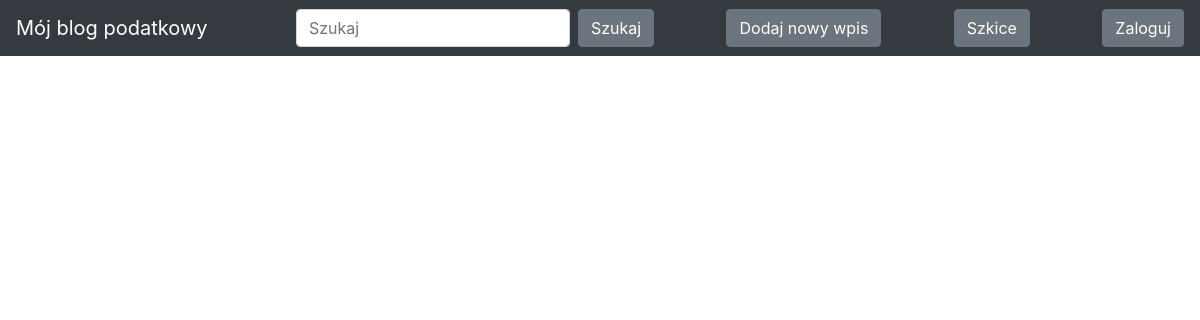
The page /?entry_id=6 on the database as committed earlier.
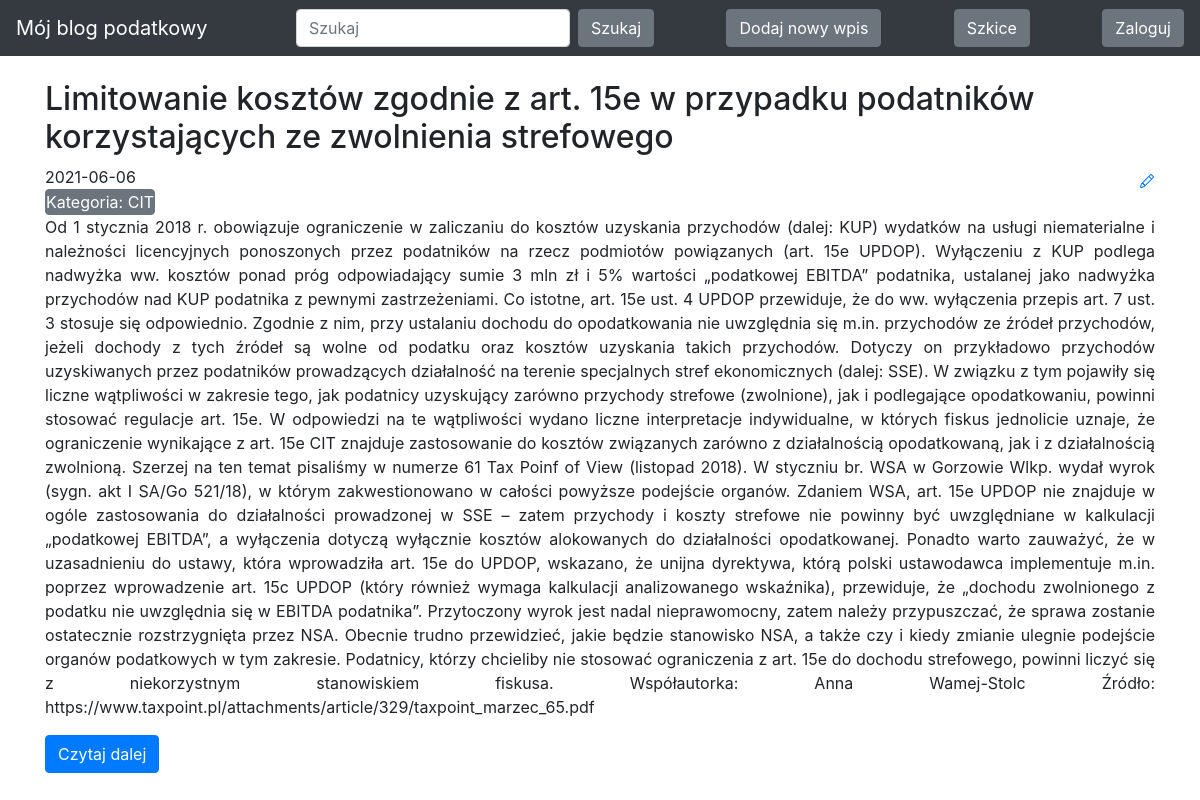
The same page on the database as committed later.
### blog/models.py (models this page shows)
class Entry(db.Model):
    id = db.Column(db.Integer, primary_key=True)
    title = db.Column(db.String(80), nullable=False)
    body = db.Column(db.Text, nullable=False)
    pub_date = db.Column(db.DateTime, nullable=False,
                         default=datetime.datetime.utcnow)
    is_published = db.Column(db.Boolean, default=False)
    category = db.Column(db.String(80), nullable=False)

### blog/routes.py (the view)
@app.route("/")
def index():
    search = request.args.get('search', default=None)
    category = request.args.get('category', default=None)
    entry_id = request.args.get('entry_id', default=None)
    query = Entry.query.filter_by(is_published=True)
    if search:
        query = query.filter(or_(Entry.title.contains(search), Entry.body.contains(search)))
    elif category:
        query = query.filter(Entry.category == category)
    elif entry_id:
        query = query.filter(Entry.id == entry_id)
    all_posts = query.order_by(Entry.pub_date.desc())
    return render_template("homepage.html", all_posts=all_posts)

### blog/templates/homepage.html (shortened to what this page needs)
<!DOCTYPE html>
<html lang="en">
{% extends "base.html" %}
{% block content %}
{% for post in all_posts %}
<div>
   <div>
       <h2 class="mt-4 d-inline-block">{{ post.title }}</h2>
       <a href="{{ url_for('edit_entry', entry_id=post.id) }}">
       </a>
   </div>
   {{ post.pub_date.strftime('%Y-%m-%d') }}
    <form class="form-inline my-2 my-lg-0" action="{{ url_for('index') }}" method="GET">
    <button class="btn btn-secondary my-2 my-sm-0 p-0" name="category" value="{{ post.category }}" type="submit">Kategoria: {{ post.category }}</button>
    </form>
    <p style="text-align: justify">
        {% if 'entry_id' in request.full_path %}
        {{ post.body }}
        {% else %}
        {{ post.body|truncate(700, true) }}
        {% endif %}
   </p>
    <form class="form-inline my-2 my-lg-0" action="{{ url_for('index') }}" method="GET">
    <button class="btn btn-primary my-2 my-sm-0" name="entry_id" value="{{ post.id }}" type="submit">Czytaj dalej</button>
    </form>
</div>
{% endfor %}
{% endblock %}

Rows that differ between the two databases and show on the page:
added Entry: title "Limitowanie kosztów zgodnie z art. 15e w przypadku podatników korzystających ze zwolnienia strefowego", pub_date "2021-06-06", category "CIT", body "Od 1 stycznia 2018 r. obowiązuje ograniczenie w zaliczaniu do kosztów uzyskania przychodów (dalej: KUP) wydatków na usługi niematerialne i należności licencyjnych ponoszonych przez podatników na rzecz podmiotów powiązanych (art. 15e UPDOP). Wyłączeniu z KUP podlega nadwyżka ww. kosztów ponad próg odpowiadający sumie 3 mln zł i 5% wartości „podatkowej EBITDA” podatnika, ustalanej jako nadwyżka przychodów nad KUP podatnika z pewnymi zastrzeżeniami. Co istotne, art. 15e ust. 4 UPDOP przewiduje, że do ww. wyłączenia przepis art. 7 ust. 3 stosuje się odpowiednio. Zgodnie z nim, przy ustalaniu dochodu do opodatkowania nie uwzględnia się m.in. przychodów ze źródeł przychodów, jeżeli dochody z tych…", {{ post.id }} 6 (drawn)
